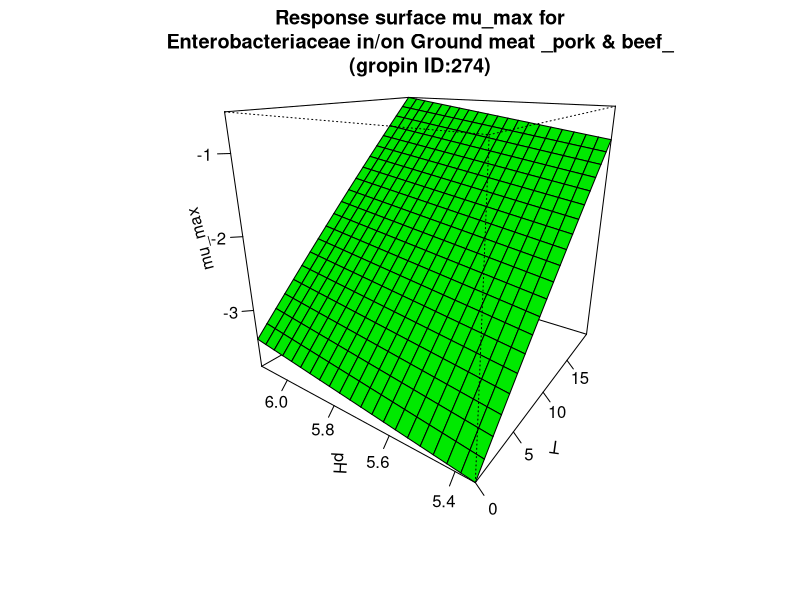

Reproduce this figure in R.
#############################
# start of Parameter script
#############################
T <- seq(0,19.98001998002,length.out=21)
pH <- seq(5.34534,6.12387612387612,length.out=21)
#############################
# end of Parameter script
#############################
############################# 
# start of Model script Gropin ID 274 
#############################
 
# constant coefficients for this model
mref <- 0.026
dm <- 0.535
Ea <- 95.8
 
variables <- data.frame(T,pH)
argumentsPar <- expand.grid(variables)
 
# heart of the model
response_surface <- function(T,pH) {
   mumax <-(log(mref)-dm*(5.7-pH)-(Ea/0.00831)*((1/(T+273))-(1/273)))

return(mumax=mumax)
} 

# output parameters
mumax <- cbind(argumentsPar,response_surface(argumentsPar['T'],argumentsPar['pH']))
colnames(mumax) <- c(colnames(argumentsPar),'mumax')
#############################
# End of Model script
#############################
############################# 
# start of Visualisation script Gropin ID 274 
#############################
persp(T,pH,matrix(unlist(mumax$mumax),nrow=21),col = 'green',xlab='T',ylab='pH',zlab='mu_max',main='Response surface mu_max for
Enterobacteriaceae in/on Ground meat _pork & beef_
(gropin ID:274)',theta=305,phi=20,shade=0.25,ticktype = 'detailed')
#############################
# End of Visualisation script
#############################
